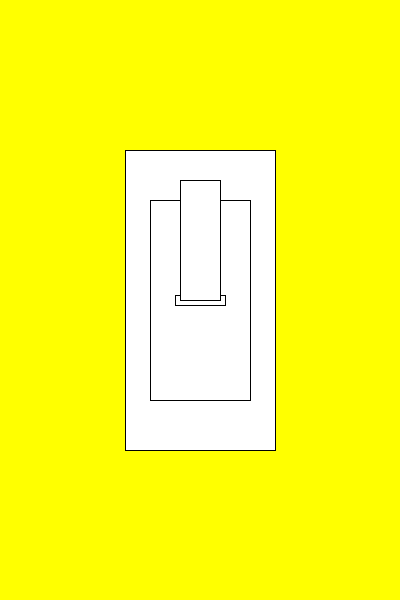
Frame 1 (no input)
Frame 60 (the mouse pressed at the canvas centre just before this capture): identical to frame 1, image omitted
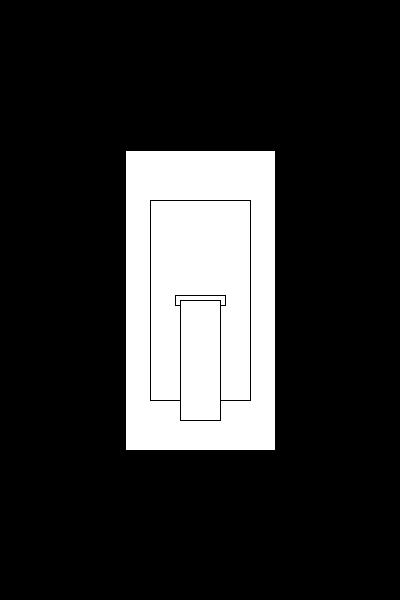
Frame 120 (the mouse held since frame 60 and released just before this capture)

The Processing sketch that drew these frames (run headless with seeded random() and noise(); from frame 60 on, the mouse is pressed at the canvas centre):

// Processing sketch: processing_134894
// ── processing_134894.pde

void setup()
{
size(400,600);
noStroke();
fill(0);
}
void draw(){
background(0);
fill(255);//box
rectMode(CENTER);
rect(200,300,150,300);
stroke(0);
rect(200,300,100,200);
rect(200,300,50,10);
if(mouseY<200)//on
{
  rectMode(CORNERS);
  noStroke();
  fill(255,255,0);
  rect(0,0,400,600);
  fill(255);//box
  stroke(0);
rectMode(CENTER);
rect(200,300,150,300);
stroke(0);
rectMode(CENTER);
rect(200,300,100,200);
rect(200,300,50,10);
rectMode(CORNERS);
rect(180,300,220,180);
}
else
{
  fill(255);//box
rectMode(CENTER);
rect(200,300,150,300);
stroke(0);
rect(200,300,100,200);
rect(200,300,50,10);
  rectMode(CORNERS);//off
  rect(180,300,220,420);
}
}
